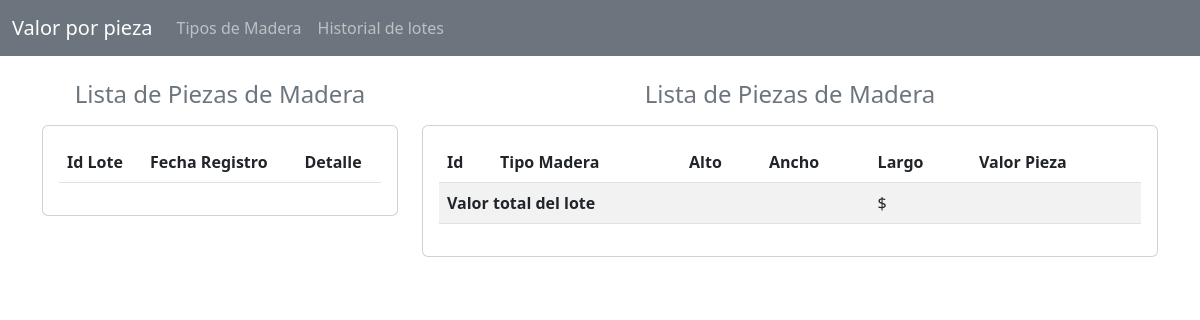
The app's page /listarLotesMadera, older data.
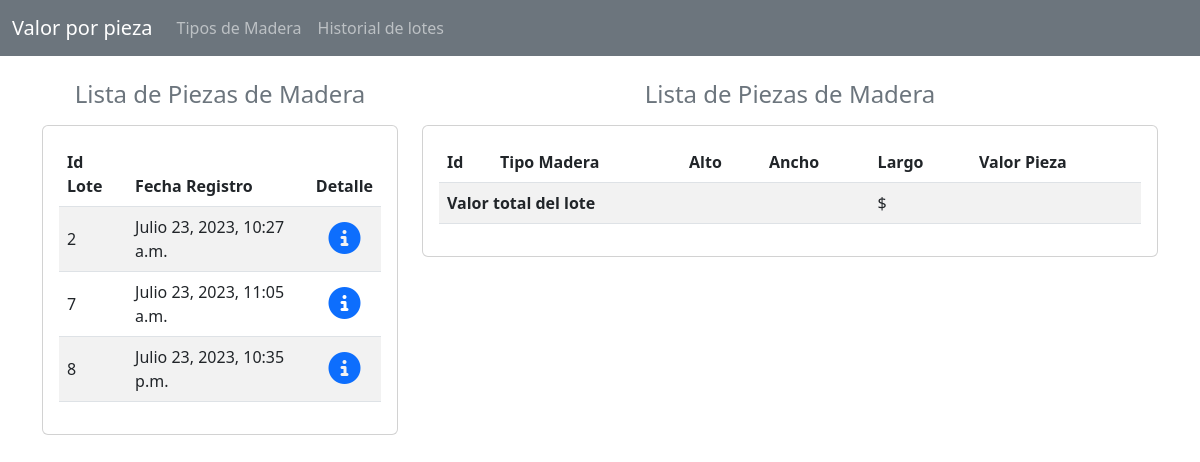
The same page, newer data.
### CalcularValor/models.py (models this page shows)
class LotesMadera(models.Model):
    idLote = models.AutoField(primary_key=True)
    fecha = models.DateTimeField(auto_now_add=True)

### CalcularValor/views.py (the view)
# urls.py: path('listarLotesMadera', views.listarLotesMadera, name= 'listarLotesMadera'),
def listarLotesMadera(request):
    listaLotesMadera = LotesMadera.objects.all()
    return render(request, 'historialLotes.html', {'listaLotesMadera': listaLotesMadera})

### CalcularValor/templates/historialLotes.html (shortened to what this page needs)
{% extends "./base.html"%} {% block title %} MaderApp {% endblock %} {% block body %} {% load humanize %}
<div class="row">
  <div class="col-sm-12 col-md-12 col-lg-4 col-xl-4">
    <h4 class="card-title text-center text-secondary mb-3">
      Lista de Piezas de Madera
    </h4>
    <div class="card">
      <div class="card-body">
        <div class="table-responsive">
          <table class="table table-striped table align-middle">
            <thead>
              <tr>
                <th scope="col">Id Lote</th>
                <th scope="col">Fecha Registro</th>
                <th scope="col">Detalle</th>
              </tr>
            </thead>
            <tbody class="text-secondary">
              {% for lote in listaLotesMadera %}
              <tr>
                <td>{{ lote.idLote }}</td>
                <td>{{ lote.fecha }}</td>
                <td class="text-center">
                  <a name="btn-buscar" id="btn-buscar" href="/listarLotesMaderaDetalles/{{ lote.idLote}}" role="button"
                    ><i class="fa-solid fa-circle-info fa-2x"></i
                  ></a>
                </td>
              </tr>
              {% endfor %}
            </tbody>
          </table>
        </div>
      </div>
    </div>
  </div>
  <div class="col-sm-12 col-md-12 col-lg-8 col-xl-8">
    <h4 class="card-title text-center text-secondary mb-3">
      Lista de Piezas de Madera
    </h4>
    <div class="card">
      <div class="card-body">
        <div class="table-responsive">
          <table class="table table-striped table align-middle">
            <thead>
              <tr>
                <th scope="col">Id</th>
                <th scope="col">Tipo Madera</th>
                <th scope="col">Alto</th>
                <th scope="col">Ancho</th>
                <th scope="col">Largo</th>
                <th scope="col">Valor Pieza</th>
              </tr>
            </thead>
            <tbody class="text-secondary">
              <tr>
                <td colspan="4" class="fw-bold">Valor total del lote</td>
                <td>${{ total | intcomma}}</td>
                <td></td>
              </tr>
            </tbody>
          </table>
        </div>
      </div>
    </div>
  </div>
</div>
{% endblock %}

### CalcularValor/templates/base.html (shortened to what this page needs)
<!DOCTYPE html>
<html lang="es">
  <head>
    {% load static %}
    <link
      href="https://cdn.jsdelivr.net/npm/bootstrap@5.3.0/dist/css/bootstrap.min.css"
      rel="stylesheet"
    />
    <link rel="stylesheet" href="https://cdnjs.cloudflare.com/ajax/libs/font-awesome/6.4.0/css/all.min.css" />
  </head>
  <body>
    <nav class="navbar navbar-expand-lg  navbar-dark bg-secondary">
      <div class="container-fluid">
        <a class="navbar-brand" href="{% url 'home' %}">Valor por pieza</a>
        <div class="collapse navbar-collapse" id="navbarNavAltMarkup">
          <div class="navbar-nav">
            <a class="nav-link" aria-current="page" href="{% url 'tiposMadera' %}">Tipos de Madera</a>
            <a class="nav-link" href="{% url 'listarLotesMadera' %}">Historial de lotes</a>
          </div>
        </div>
      </div>
    </nav>
    <nav class="container py-4">
      {% block body %} {% endblock %}
    </nav>
  </body>
</html>

Row changes from the older to the newer data that the page shows:
added LotesMadera: idLote "2", fecha "Julio 23, 2023, 10:27 a.m."
added LotesMadera: idLote "7", fecha "Julio 23, 2023, 11:05 a.m."
added LotesMadera: idLote "8", fecha "Julio 23, 2023, 10:35 p.m."
